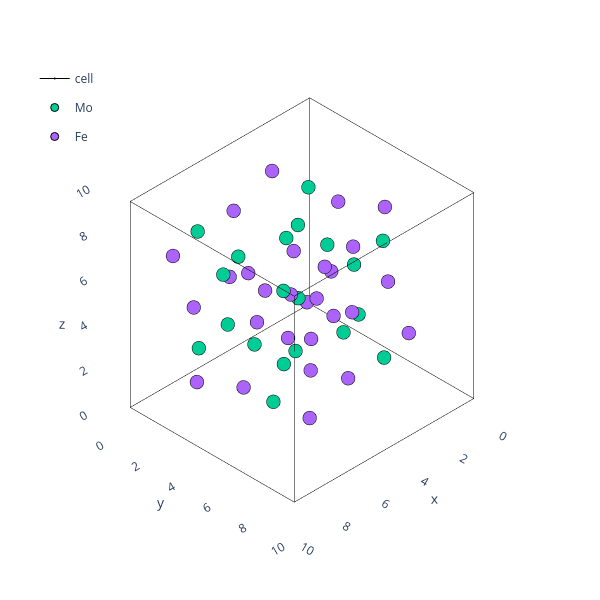

The code cell stored with this chart in its notebook:
### Code cell
theatoms=AtomsObjects['R']['Atoms'].atoms.sample(n=1).iloc[0]
plotting.plotly_atoms(theatoms)

### Figure 1 — Plotly figure (JSON) as saved in the notebook; plotly's stock layout.template omitted (floating-point values rounded to 4 significant figures)
{"data": [{"hoverinfo": "skip", "legendgroup": "cell", "line": {"color": "black", "width": 1}, "marker": {"size": 0.01}, "name": "cell", "showlegend": false, "type": "scatter3d", "x": [0.0, 9.183], "y": [0, 0], "z": [0, 0]}, {"hoverinfo": "skip", "legendgroup": "cell", "line": {"color": "black", "width": 1}, "marker": {"size": 0.01}, "name": "cell", "showlegend": false, "type": "scatter3d", "x": [0, 0], "y": [0.0, 9.196], "z": [0, 0]}, {"hoverinfo": "skip", "legendgroup": "cell", "line": {"color": "black", "width": 1}, "marker": {"size": 0.01}, "name": "cell", "showlegend": false, "type": "scatter3d", "x": [0, 0], "y": [0, 0], "z": [0.0, 9.182]}, {"hoverinfo": "skip", "legendgroup": "cell", "line": {"color": "black", "width": 1}, "marker": {"size": 0.01}, "name": "cell", "showlegend": false, "type": "scatter3d", "x": [9.183, 9.183], "y": [0.0, 9.196], "z": [0, 0]}, {"hoverinfo": "skip", "legendgroup": "cell", "line": {"color": "black", "width": 1}, "marker": {"size": 0.01}, "name": "cell", "showlegend": false, "type": "scatter3d", "x": [0.0, 9.183], "y": [9.196, 9.196], "z": [0, 0]}, {"hoverinfo": "skip", "legendgroup": "cell", "line": {"color": "black", "width": 1}, "marker": {"size": 0.01}, "name": "cell", "showlegend": false, "type": "scatter3d", "x": [9.183, 9.183], "y": [9.196, 9.196], "z": [0.0, 9.182]}, {"hoverinfo": "skip", "legendgroup": "cell", "line": {"color": "black", "width": 1}, "marker": {"size": 0.01}, "name": "cell", "showlegend": false, "type": "scatter3d", "x": [9.183, 9.183], "y": [0, 0], "z": [0.0, 9.182]}, {"hoverinfo": "skip", "legendgroup": "cell", "line": {"color": "black", "width": 1}, "marker": {"size": 0.01}, "name": "cell", "showlegend": false, "type": "scatter3d", "x": [0, 0], "y": [9.196, 9.196], "z": [0.0, 9.182]}, {"hoverinfo": "skip", "legendgroup": "cell", "line": {"color": "black", "width": 1}, "marker": {"size": 0.01}, "name": "cell", "showlegend": false, "type": "scatter3d", "x": [0.0, 9.183], "y": [0, 0], "z": [9.182, 9.182]}, {"hoverinfo": "skip", "legendgroup": "cell", "line": {"color": "black", "width": 1}, "marker": {"size": 0.01}, "name": "cell", "showlegend": false, "type": "scatter3d", "x": [0, 0], "y": [0.0, 9.196], "z": [9.182, 9.182]}, {"hoverinfo": "skip", "legendgroup": "cell", "line": {"color": "black", "width": 1}, "marker": {"size": 0.01}, "name": "cell", "showlegend": false, "type": "scatter3d", "x": [0.0, 9.183], "y": [9.196, 9.196], "z": [9.182, 9.182]}, {"hoverinfo": "skip", "legendgroup": "cell", "line": {"color": "black", "width": 1}, "marker": {"size": 0.01}, "name": "cell", "showlegend": true, "type": "scatter3d", "x": [9.183, 9.183], "y": [0.0, 9.196], "z": [9.182, 9.182]}, {"hovertext": ["Mo0", "Mo1", "Mo2", "Mo3", "Mo4", "Mo5", "Mo6", "Mo7", "Mo8", "Mo9", "Mo10", "Mo11", "Mo12", "Mo13", "Mo14", "Mo15", "Mo16", "Mo17", "Mo18", "Mo19"], "marker": {"line": {"color": "black", "width": 1}}, "mode": "markers", "name": "Mo", "type": "scatter3d", "x": [3.568, 8.14, 2.004, 7.188, 2.594, 9.705, 4.52, 9.115, 4.951, 1.85, 2.563, 6.757, 9.859, 9.146, 6.731, 3.463, 6.305, 4.977, 8.245, 5.404], "y": [3.263, 7.437, 2.114, 1.653, 7.004, 8.586, 9.047, 3.696, 2.32, 4.755, 1.485, 8.38, 5.945, 9.215, 5.917, 6.268, 2.896, 4.783, 4.432, 7.805], "z": [3.553, 8.095, 7.183, 2.404, 2.133, 4.465, 9.245, 9.516, 1.755, 2.648, 4.911, 9.894, 9.0, 6.738, 3.424, 6.379, 6.609, 8.225, 5.27, 5.04]}, {"hovertext": ["Fe0", "Fe1", "Fe2", "Fe3", "Fe4", "Fe5", "Fe6", "Fe7", "Fe8", "Fe9", "Fe10", "Fe11", "Fe12", "Fe13", "Fe14", "Fe15", "Fe16", "Fe17", "Fe18", "Fe19", "Fe20", "Fe21", "Fe22", "Fe23", "Fe24", "Fe25", "Fe26", "Fe27", "Fe28", "Fe29", "Fe30", "Fe31", "Fe32"], "marker": {"line": {"color": "black", "width": 1}}, "mode": "markers", "name": "Fe", "type": "scatter3d", "x": [5.854, 2.551, 7.808, 4.915, 9.158, 3.9, 6.793, 2.642, 1.128, 3.099, 9.067, 10.58, 8.609, 6.016, 3.968, 4.024, 5.692, 7.74, 7.684, 4.458, 1.536, 5.138, 7.251, 10.17, 6.57, 0.8719, 10.84, 4.0, 9.049, 2.913, 7.708, 2.659, 8.795], "y": [5.35, 4.383, 2.048, 7.53, 6.317, 8.652, 3.17, 2.964, 2.432, 0.8879, 7.736, 8.268, 9.812, 3.629, 5.675, 3.503, 7.071, 5.025, 7.197, 4.929, 4.11, 1.134, 5.771, 6.59, 9.566, 0.7934, 9.907, 2.266, 3.583, 8.736, 8.435, 7.117, 1.964], "z": [5.824, 7.86, 4.715, 2.621, 3.789, 6.934, 9.028, 1.132, 3.138, 2.566, 10.52, 8.511, 9.082, 3.879, 4.07, 5.993, 7.769, 7.578, 5.656, 1.546, 5.216, 4.316, 10.1, 6.432, 7.333, 0.8818, 10.77, 8.982, 2.715, 4.181, 2.666, 8.933, 7.467]}], "layout": {"height": 600, "legend": {"x": 0.05, "xanchor": "left", "y": 0.9, "yanchor": "top"}, "margin": {"b": 5, "l": 5, "r": 0.5, "t": 5}, "scene": {"aspectmode": "data", "camera": {"projection": {"type": "orthographic"}}, "xaxis": {"range": [-0.9183, 10.1], "showbackground": false, "showgrid": false}, "yaxis": {"range": [-0.9196, 10.12], "showbackground": false, "showgrid": false}, "zaxis": {"range": [-0.9182, 10.1], "showbackground": false, "showgrid": false}}, "width": 600}}
